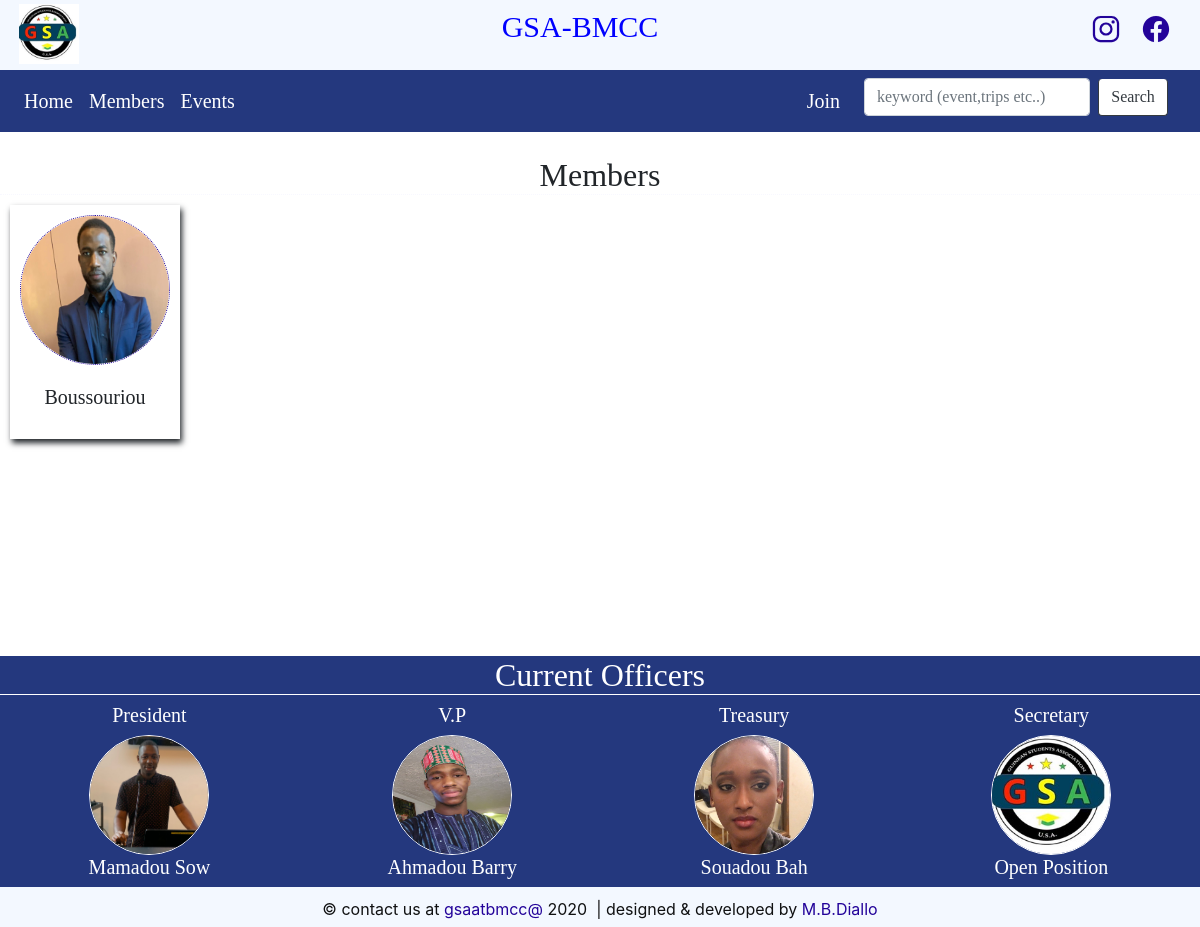
The page /student/ on the database its author committed.
### student/models.py (models this page shows, shortened)
class Member(models.Model):
    image = models.ImageField(upload_to='images')
    url = models.URLField(blank=True, null=True)
    name = models.CharField(max_length=15)
    major = models.CharField(max_length=200)
    eboard = models.CharField(max_length=5)
    position = models.CharField(max_length=100)
    alumni = models.CharField(max_length=5)
    term = models.CharField(max_length=100)

### student/views.py (the view)
# urls.py: path('', views.member, name='member'),
def member(request):
    obj = Member.objects.all()
    obj1 = Member.objects.all()
    paginator = Paginator(obj1, 8)
    page = request.GET.get('page')
    paged_obj = paginator.get_page(page)
    context = {
        'member': obj,
        'member': paged_obj
    }
    return render(request, 'member.html', context)

### student/templates/member.html (shortened to what this page needs)
{% extends 'gsabmcc/templates/base/base.html'%}
{% block content %}
<main>
    <h2 class="text-center">{{member.count}} Members{{member.count|pluralize}}</h2>
    <section class="container-M">
        {% for i in member %}
        <div class="flex-box-M">
            {% if i.url and i.image.url %}
            <a href="{{i.url}}"><img src="{{i.image.url}}"></a>
            <h5>{{i.name }}</h5>
            {% else %}
            <img src="{{i.image.url}}">
            <h5>
                <a href="{% url 'detail' i.id %}">{{i.name}}</a>
            </h5>
            {% endif %}
        </div>
        {% endfor %}
    </section>
</main>
{% endblock %}

### student/static/css/shape.css (style rules this page uses)
html, body { margin: 0px; padding: 0px; min-height: 400px; }
img { width: 100%; }
main { font-family: 'Times New Roman', Times, serif; min-height: 500px; }
h2 { margin-bottom: 40px; border-bottom: 1px dotted ghostwhite; }
.container-M { display: flex; margin: 10px; font-size: 18px; font-weight: 30px; margin-bottom: 50px; font-family: 'Times New Roman', Times, serif; flex-direction: row; }
.container-M .flex-box-M { display: flex; flex-direction: column; align-items: center; padding: 10px; margin-right: 20px; box-shadow: 2px 4px 6px; }
.container-M .flex-box-M img { height: 150px; width: 150px; border-radius: 100%; border: 1px dotted rgb(35, 3, 154); }
.container-M .flex-box-M h5 { padding: 10px; margin: 10px; }

### rows shown on the page
Member: image (picture), name "Boussouriou"
